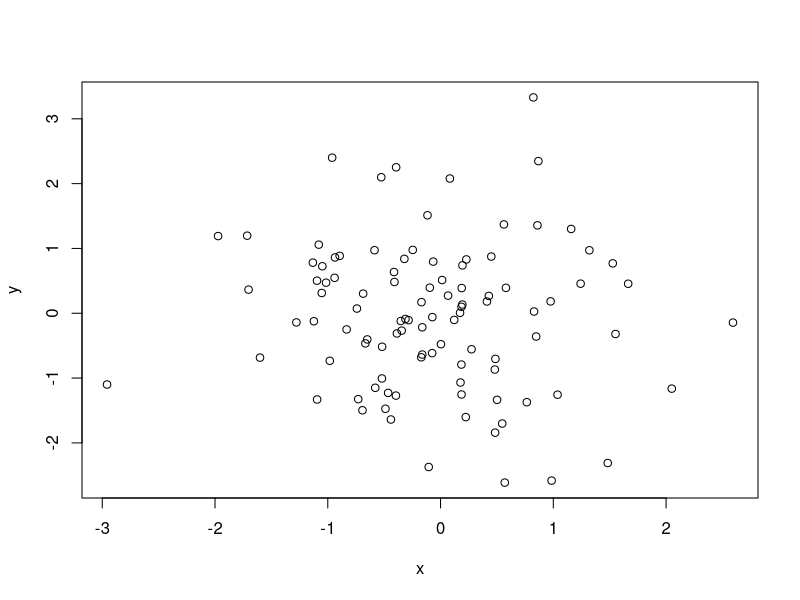
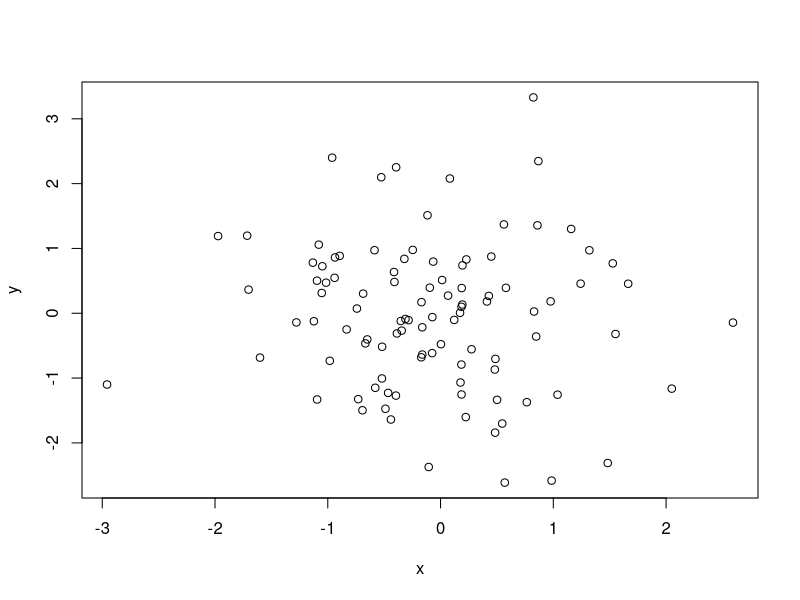

Write the R code that produced these figures, in order. (Note: this script raises an error after producing the figures.)
## ---- chunk 1
#| label: check

getwd()
## ---- chunk 2
#| label: make-image

set.seed(330)

n <- 100
x <- rnorm(n, 0, 1)
y <- rnorm(n, 0, 1)
df <- data.frame(x, y)

plot(y ~ x, df)

p <- recordPlot()
## ---- chunk 3
#| label: save-image

png("images/img.png")
p
dev.off()
## ---- chunk 4
write.csv(df, "data/df.csv", row.names = FALSE)
